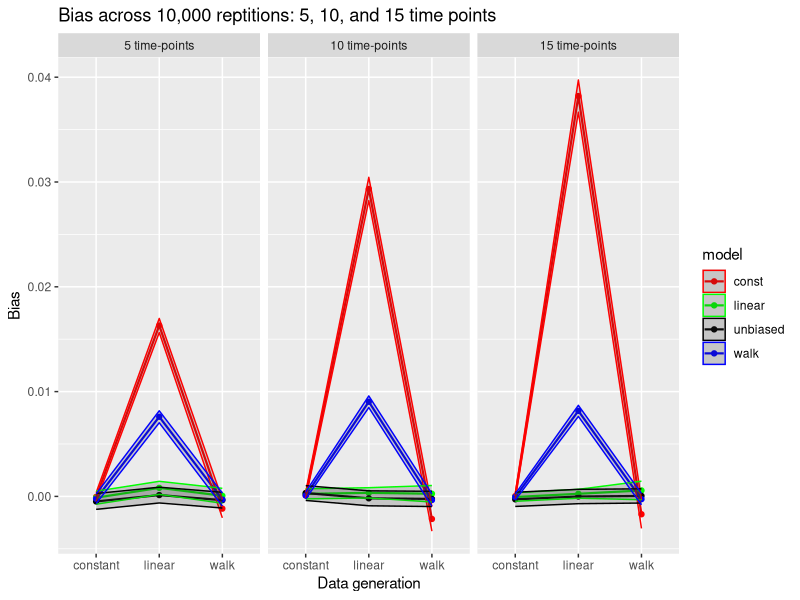
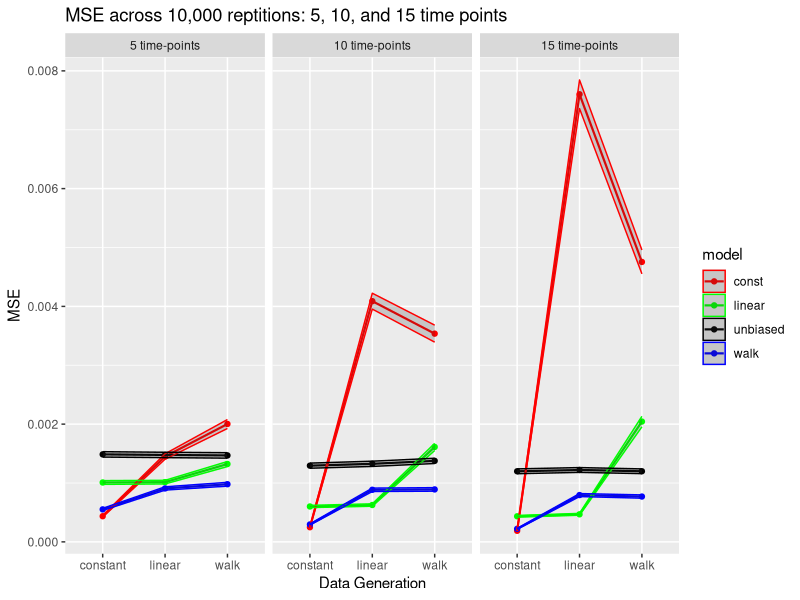

These charts were generated, in order, by the following R code:
#create facet grid for 3 timepoint simulations
library(dplyr)
library(ggplot2)

calculate.MCSE <- function(MSE,dataset){
  
  MCSE <- numeric(ncol(dataset))
  names(MCSE) <- colnames(dataset)
  
  x <- dataset
  
  for(i in 1:ncol(x)){
    MCSE[i] <-   sqrt(    sum(((x[,i]^2)   -MSE[i])^2   )   /  (nrow(x)*(nrow(x)-1)))     
  }
  
  return(MCSE)
  
}


###including MCSE error bars NN = 2,000 
t5 <- read.csv("Results/simulation_t5_summarised.csv")
t10 <- read.csv("Results/simulation_t10_summarised.csv")
t15 <- read.csv("Results/simulation_t15_summarised.csv")

t5$time <- rep("5 time-points",12)
t10$time <- rep("10 time-points",12)
t15$time <- rep("15 time-points",12)


all.time <- rbind(t5,t10,t15)

all.time$time <- factor(all.time$time,levels = c("5 time-points","10 time-points","15 time-points"))


bias.plot <- ggplot(data = all.time, aes(x = dgm, y = bias.total, group = model,colour = model)) + geom_point() + geom_line(linewidth = 0.75)  +
  facet_grid(.~time) + labs(x = "Data generation", y = "Bias", title = paste("Bias across 10,000 reptitions: 5, 10, and 15 time points")) +
  scale_color_manual(values = c("const"="red","linear" = "green",walk="blue",unbiased = "black")) + geom_ribbon(aes(ymin = bias.total-1.96*mcse.bias,ymax = bias.total+1.96*mcse.bias),alpha =0.2)


mse.plot <- ggplot(data = all.time, aes(x = dgm, y = mse.total, group = model,colour = model)) + geom_point() + geom_line(linewidth = 0.75)  +
  facet_grid(.~time) + labs(x = "Data Generation", y = "MSE", title = paste("MSE across 10,000 reptitions: 5, 10, and 15 time points")) +
  scale_color_manual(values = c("const"="red","linear" = "green",walk="blue",unbiased = "black")) + geom_ribbon(aes(ymin = mse.total-1.96*mcse.mse,ymax = mse.total+1.96*mcse.mse),alpha =0.2)

#save these plots
ggsave("Figures/simulation_bias_march2026.png",plot = bias.plot, width = 22, height = 14, unit = "cm")
ggsave("Figures/simulation_mse_march2026.png",plot = mse.plot, width = 22, height = 14, unit = "cm")
